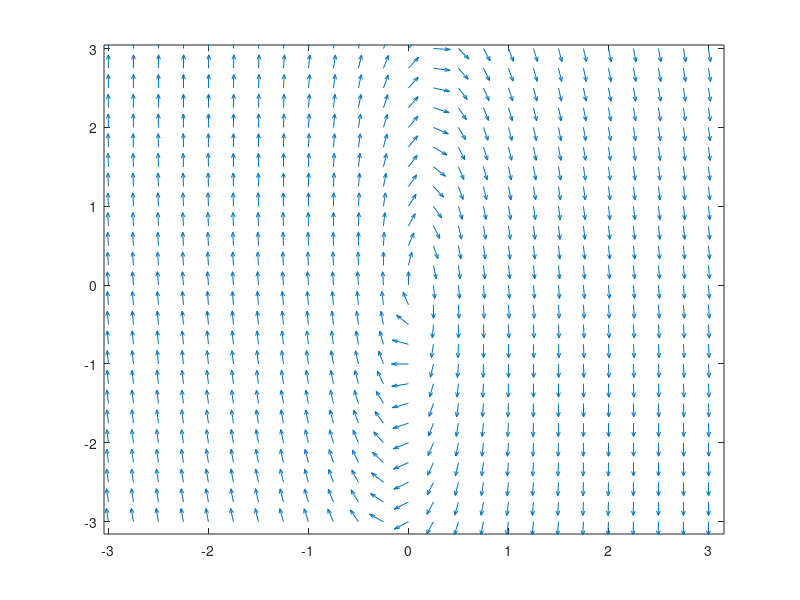

Source code (MATLAB):
2+2;
function r = grafico(A, b)
  xe=-A^-1 * b;


  x=-3:.25:3;
  y=-3:.25:3;
  [xx, yy]=meshgrid(x,y);
  F=@(x) A*x + b;
  FFx=zeros(size(xx));
  FFy=zeros(size(xx));

  for i = 1:length(xx(:))
    FFx(i) = F([xx(i); yy(i)])(1);
    FFy(i) = F([xx(i); yy(i)])(2);
  endfor
  FFxn=FFx./sqrt(FFx.^2+FFy.^2);
  FFyn=FFy./sqrt(FFx.^2+FFy.^2);

  quiver(xx,yy,FFxn,FFyn, .5)
  max = 3.1
  axis([(xe(1) - max) (xe(1) + max) (xe(2) - max) (xe(2) + max)])

endfunction

grafico([1 1; -17 1], [0 1]')
